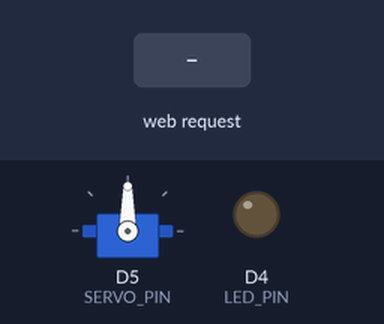
A sketch run on a simulated ESP8266 (NodeMCU). Shown: servo, output pins drawn as LEDs (lit = HIGH). Inputs (shaded band) come from the test bench. WiFi joins after 1.5 s; servers stay silent unless stated; what the sketch prints to the serial monitor is not drawn.

Above: at 0.1 s.
At 2.7 s:
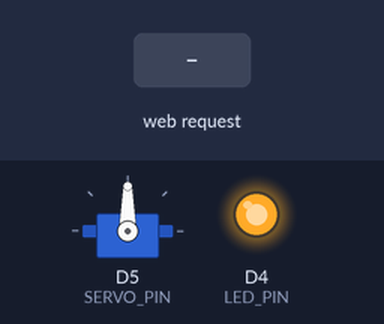
2.8 s: HTTP request GET / received
At 3.1 s:
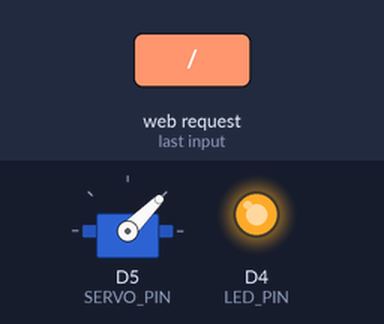
Timing chart, 0 to 5.8 s (numbered marks = the images above; inputs shaded):
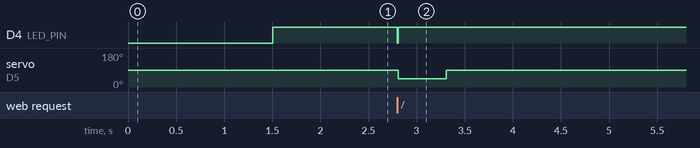

Measured:
- after the input at 2.8 s, D4 (LED_PIN): HIGH → LOW at once, → HIGH 0.01 s later; servo on D5 (SERVO_PIN): 90° → 45° at once, → 90° 0.50 s later

The sketch:

LanSwitch.ino
```cpp
#include <ESP8266WebServer.h>
#include <ESP8266WiFi.h>
#include <ESP8266mDNS.h>
#include <WiFiClient.h>
#include <Servo.h>

/* 修改为你的WIFI SSID和密码 */
#define WIFI_SSID "SSID"
#define WIFI_PASSWD "PASSWD"

// mdns名称
#define MDNS_NAME "youtoo-switch"

// 舵机控制管脚
#define SERVO_PIN D5
// 指示灯
#define LED_PIN D4

ESP8266WebServer server(80);
Servo myservo;

/**
 * @brief WiFi连接
 */
void wifiInit() {
  // WIFI未连接时，LED常亮
  digitalWrite(LED_PIN, LOW);

  WiFi.mode(WIFI_STA);
  WiFi.begin(WIFI_SSID, WIFI_PASSWD);
  Serial.println("");

  // 等待WiFi连接
  while (WiFi.status() != WL_CONNECTED) {
    delay(500);
    Serial.print(".");
  }
  Serial.println("");
  Serial.print("Connected to ");
  Serial.println(WIFI_SSID);
  Serial.print("IP address: ");
  Serial.println(WiFi.localIP());

  // WIFI连接后，关闭LED
  digitalWrite(LED_PIN, HIGH);
}

/**
 * @brief 触发开关
 */
void handleRoot() {
  digitalWrite(LED_PIN, LOW);
  server.send(200, "text/plain", "Hello from youtoo-switch!");
  delay(10);
  digitalWrite(LED_PIN, HIGH);

  myservo.write(45);
  delay(500);
  myservo.write(90);

  Serial.println("Switch triggered!");
}

void handleNotFound() {
  server.send(404, "text/plain", "404 Not Found\r\n");
}

/**
 * @brief 配置web服务
 */
void serverConfig() {
  if (MDNS.begin(MDNS_NAME)) {
    Serial.println("MDNS responder started");
  }
  server.on("/", handleRoot);
  server.onNotFound(handleNotFound);
  server.begin();
  Serial.println("HTTP server started");
}

void setup(void) {
  // 设置指示灯
  pinMode(LED_PIN, OUTPUT);
  // 设置舵机控制
  myservo.attach(SERVO_PIN);
  // 打开串口，调试信息打印
  Serial.begin(115200);
  //  WIFI连接
  wifiInit();
  // 配置Web服务
  serverConfig();
}

void loop(void) {
  server.handleClient();
  MDNS.update();
}
```
